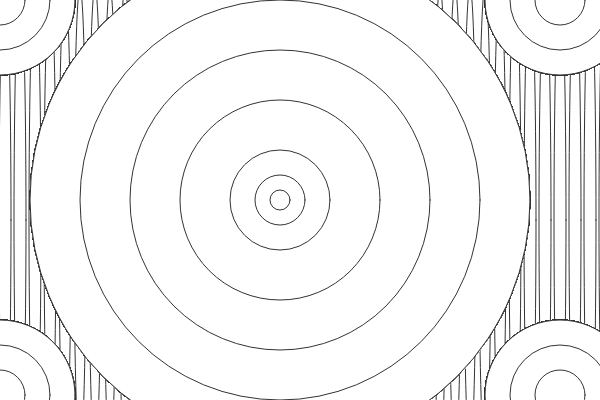
Frame 1 (no input)
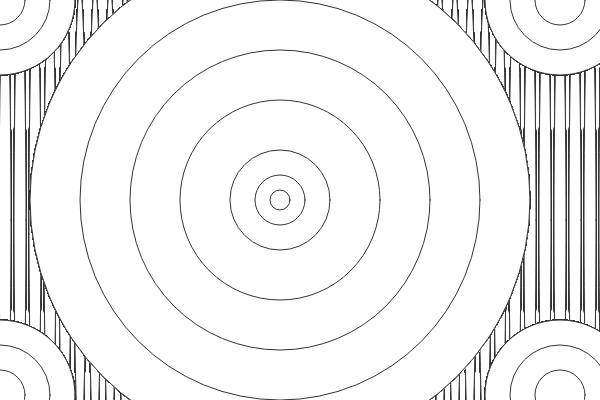
Frame 60 (no input)
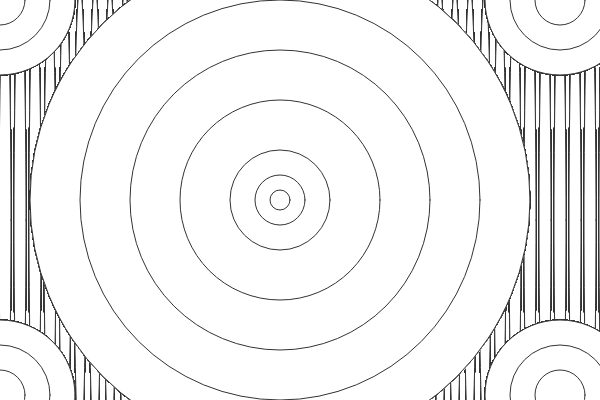
Frame 120 (the mouse pressed at the canvas centre since frame 60)

The p5.js sketch that drew these frames (run headless with seeded random() and noise() and a simulated clock; from frame 60 on, the mouse is pressed at the canvas centre):

// p5.js sketch
// ── sketch.js
function setup() {
    createCanvas(600, 400);
    background(100000);
   
}

function draw() {

    scale(1)
    stroke(51);
    translate(25);

    for(var i=5; i < 1000; i = i + 15){

   
    ellipse(280, 200, 500)
    ellipse(280, 200, 400)
    ellipse(280, 200, 300)
    ellipse(280, 200, 200)
    ellipse(280, 200, 100)
    ellipse(280, 200, 50)
    ellipse(280, 200, 20)
    ellipse(i, 220, 12, 465);

    ellipse(0, 0, 150)
    ellipse(0, 0, 100)
    ellipse(0, 0, 50)

    ellipse(560, 0, 150)
    ellipse(560, 0, 100)
    ellipse(560, 0, 50)

    ellipse(0, 395, 150)
    ellipse(0, 395, 100)
    ellipse(0, 395, 50)

    ellipse(560, 395, 150)
    ellipse(560, 395, 100)
    ellipse(560, 395, 50)
    
   

   




}

       

}
